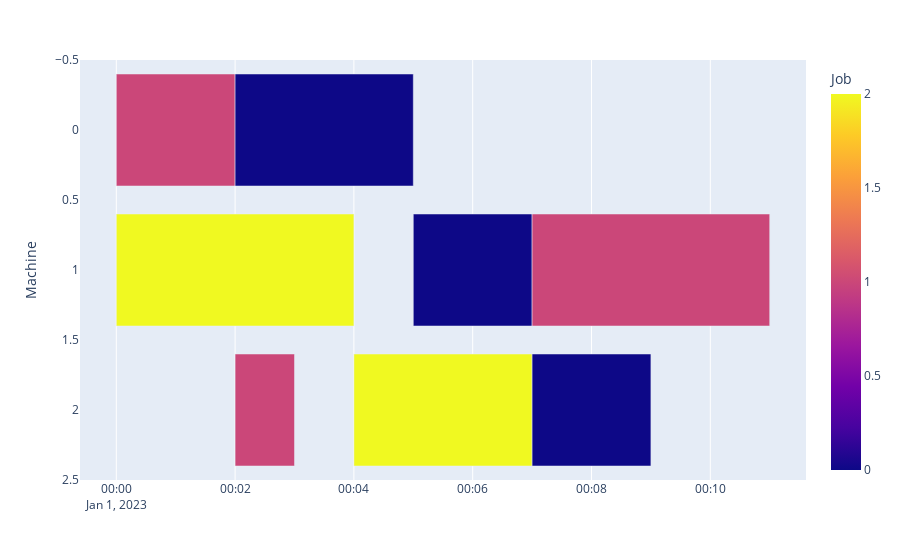

Write notebook code for a chart like this one.
### Markdown cell above
#### Gantt Grapht
https://plotly.com/python/gantt/  
https://blog.csdn.net/weixin_45526117/article/details/124530407

### Code cell
import plotly.express as px
import pandas as pd

df = []
for machine in all_machines:
    for task in assigned_jobs[machine]:
        start, job, op, duration = task.start, task.job, task.index, task.duration
        finish = start + duration
        operation = f"Job_{job}_Op{op}"
        df.append(dict(Machine=machine, Start=start, Finish=finish, Operation=operation, Job=job))
df = pd.DataFrame(df)

# 处理时间
datetime = pd.Timestamp('20230101 00:00:00')
for i in range(len(df)):
    df['Start'].loc[i] = datetime + pd.Timedelta(minutes = df['Start'].loc[i])
    df['Finish'].loc[i] = datetime + pd.Timedelta(minutes = df['Finish'].loc[i])


fig = px.timeline(df, x_start="Start", x_end="Finish", y="Machine", color="Job", hover_name="Operation")
fig.update_yaxes(autorange="reversed") # otherwise tasks are listed from the bottom up
fig.show()

### Figure 1 — Plotly figure (JSON) as saved in the notebook; plotly's stock layout.template omitted (floating-point values rounded to 4 significant figures)
{"data": [{"alignmentgroup": "True", "base": ["2023-01-01T00:00:00", "2023-01-01T00:02:00", "2023-01-01T00:00:00", "2023-01-01T00:05:00", "2023-01-01T00:07:00", "2023-01-01T00:02:00", "2023-01-01T00:04:00", "2023-01-01T00:07:00"], "hovertemplate": "<b>%{hovertext}</b><br><br>Start=%{base}<br>Finish=%{x}<br>Machine=%{y}<br>Job=%{marker.color}<extra></extra>", "hovertext": ["Job_1_Op0", "Job_0_Op0", "Job_2_Op0", "Job_0_Op1", "Job_1_Op2", "Job_1_Op1", "Job_2_Op1", "Job_0_Op2"], "legendgroup": "", "marker": {"color": [1, 0, 2, 0, 1, 1, 2, 0], "coloraxis": "coloraxis", "pattern": {"shape": ""}}, "name": "", "offsetgroup": "", "orientation": "h", "showlegend": false, "textposition": "auto", "type": "bar", "x": [120000, 180000, 240000, 120000, 240000, 60000, 180000, 120000], "xaxis": "x", "y": [0, 0, 1, 1, 1, 2, 2, 2], "yaxis": "y"}], "layout": {"barmode": "overlay", "coloraxis": {"colorbar": {"title": {"text": "Job"}}, "colorscale": [[0, "#0d0887"], [0.1111, "#46039f"], [0.2222, "#7201a8"], [0.3333, "#9c179e"], [0.4444, "#bd3786"], [0.5556, "#d8576b"], [0.6667, "#ed7953"], [0.7778, "#fb9f3a"], [0.8889, "#fdca26"], [1, "#f0f921"]]}, "legend": {"tracegroupgap": 0}, "margin": {"t": 60}, "xaxis": {"anchor": "y", "domain": [0, 1], "type": "date"}, "yaxis": {"anchor": "x", "autorange": "reversed", "domain": [0, 1], "title": {"text": "Machine"}}}}
